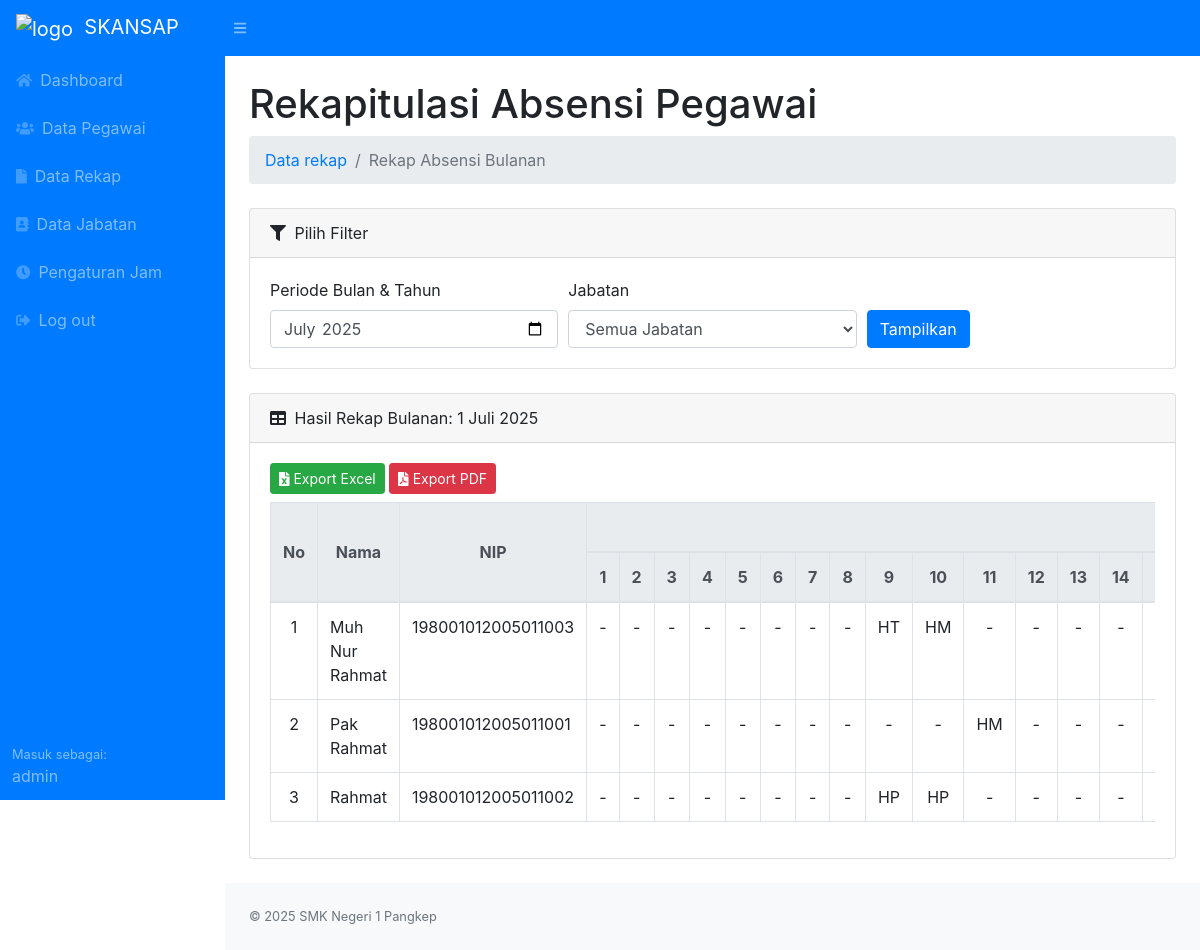
/rekap.php (signed in), run on the app's committed database.
### tables this page shows
CREATE TABLE `pegawai` (
  `pegawai_id` int NOT NULL,
  `jabatan_id` int NOT NULL,
  `pegawai_rfid` varchar(30) NOT NULL,
  `pegawai_nama` varchar(50) NOT NULL,
  `pegawai_nip` varchar(18) NOT NULL,
  `pegawai_jeniskelamin` enum('M','F') NOT NULL,
  `pegawai_lahir` date NOT NULL,
  `pegawai_nomorhp` varchar(20) NOT NULL,
  `pegawai_alamat` varchar(500) NOT NULL,
  `pegawai_foto` varchar(255) NOT NULL,
  `pegawai_status` enum('1','0') NOT NULL DEFAULT '1'
);

### config/function.php (called while the page is built, shortened)
<?php
function format_hari_tanggal($waktu, $mode = false)
{
    $hari_array = array(
        'Minggu',
        'Senin',
        'Selasa',
        'Rabu',
        'Kamis',
        'Jumat',
        'Sabtu'
    );
    $hr = date('w', strtotime($waktu));
    $hari = $hari_array[$hr];
    $tanggal = date('j', strtotime($waktu));
    $bulan_array = array(
        1 => 'Januari',
        2 => 'Februari',
        3 => 'Maret',
        4 => 'April',
        5 => 'Mei',
        6 => 'Juni',
        7 => 'Juli',
        8 => 'Agustus',
        9 => 'September',
        10 => 'Oktober',
        11 => 'November',
        12 => 'Desember',
    );
    $bl = date('n', strtotime($waktu));
    $bulan = $bulan_array[$bl];
    $tahun = date('Y', strtotime($waktu));
    if($mode == TRUE)
    {
        return "$tanggal $bulan $tahun";
    }else{
        return "$hari, $tanggal $bulan $tahun";
    }
}

### rekap.php (the view, shortened to what this page needs)
<?php
$page = "Rekap Absensi";
require_once("./header.php");
$bulan_bulanan = $_POST['bulan'] ?? date('Y-m');
$pecah = explode("-", $bulan_bulanan);
$tahun = isset($pecah[0]) ? (int)$pecah[0] : (int)date('Y');
$bulan = isset($pecah[1]) ? (int)$pecah[1] : (int)date('m');
$jumlah_tanggal_pada_bulan = cal_days_in_month(CAL_GREGORIAN, $bulan, $tahun);
$where_jabatan_sql = '';
$rekap_bulanan = [];
$sql_rekap = "SELECT r.pegawai_id, DAY(r.rekap_tanggal) as tanggal, r.rekap_keterangan FROM rekap r JOIN pegawai p ON r.pegawai_id = p.pegawai_id WHERE MONTH(r.rekap_tanggal) = ? AND YEAR(r.rekap_tanggal) = ? " . $where_jabatan_sql;
$stmt_rekap = $koneksi->prepare($sql_rekap);
$bind_types = 'ii';
$bind_params = [&$bulan, &$tahun];
$stmt_rekap->bind_param($bind_types, ...$bind_params);
$stmt_rekap->execute();
$result_rekap = $stmt_rekap->get_result();
while ($row = $result_rekap->fetch_assoc()) {
    $rekap_bulanan[$row['pegawai_id']][$row['tanggal']] = $row;
}
?>
<div id="layoutSidenav_content">
    <main>
        <div class="container-fluid">
            <h1 class="mt-4">Rekapitulasi Absensi Pegawai</h1>
            <ol class="breadcrumb mb-4">
                <li class="breadcrumb-item"><a href="./data_rekap.php">Data rekap</a></li>
                <li class="breadcrumb-item active">Rekap Absensi Bulanan</li>
            </ol>
            <div class="card mb-4">
                <div class="card-header"><i class="fas fa-filter mr-1"></i> Pilih Filter</div>
                <div class="card-body">
                    <form action="rekap.php" method="POST">
                        <div class="form-row align-items-end">
                            <div class="col-md-4">
                                <label for="bulan">Periode Bulan & Tahun</label>
                                <input type="month" name="bulan" class="form-control" value="<?php echo $bulan_bulanan; ?>">
                            </div>
                            <div class="col-md-4">
                                <label for="jabatan_id">Jabatan</label>
                                <select name="jabatan_id" id="jabatan_id" class="form-control">
                                    <option value="semua">Semua Jabatan</option>
                                </select>
                            </div>
                            <div class="col-auto">
                                <button type="submit" class="btn btn-primary">Tampilkan</button>
                            </div>
                        </div>
                    </form>
                </div>
            </div>
            <div class="card mb-4">
                <div class="card-header"><i class="fas fa-table mr-1"></i>
                    Hasil Rekap Bulanan: <?php echo format_hari_tanggal("$tahun-$bulan-01", true); ?>
                </div>
                <div class="card-body">
                    <div class="table-responsive">
                        <button type="button" id="export_excel_button" class="btn btn-success btn-sm mb-2"><i class="fas fa-file-excel"></i> Export Excel</button>
                        <button type="button" id="export_pdf_button" class="btn btn-danger btn-sm mb-2"><i class="fas fa-file-pdf"></i> Export PDF</button>
                        <div id="rekap-bulanan-export">
                            <table id="employee_data" class="table table-bordered" style="width:100%;">
                                <thead class="thead-light text-center">
                                    <tr>
                                        <th rowspan="2" class="align-middle">No</th>
                                        <th rowspan="2" class="align-middle">Nama</th>
                                        <th rowspan="2" class="align-middle">NIP</th>
                                        <th colspan="<?php echo $jumlah_tanggal_pada_bulan; ?>">Tanggal</th>
                                    </tr>
                                    <tr>
                                        <?php for ($i = 1; $i <= $jumlah_tanggal_pada_bulan; $i++) echo "<th>$i</th>"; ?>
                                    </tr>
                                </thead>
                                <tbody>
                                    <?php
                                    $sql_pegawai = "SELECT p.pegawai_id, p.pegawai_nama, p.pegawai_nip FROM pegawai p WHERE 1=1 ";
                                    $sql_pegawai .= " ORDER BY p.pegawai_nama ASC";
                                    $query_pegawai = $koneksi->query($sql_pegawai);
                                    $no = 1;
                                    if($query_pegawai->num_rows > 0):
                                        while ($pegawai = $query_pegawai->fetch_assoc()):
                                        ?>
                                        <tr>
                                            <td class="text-center"><?php echo $no++; ?></td>
                                            <td><?php echo htmlspecialchars($pegawai['pegawai_nama']); ?></td>
                                            <td><?php echo htmlspecialchars($pegawai['pegawai_nip']); ?></td>
                                            <?php
                                            for ($i = 1; $i <= $jumlah_tanggal_pada_bulan; $i++) {
                                                $status_text = '-';
                                                if (isset($rekap_bulanan[$pegawai['pegawai_id']][$i])) {
                                                    switch ($rekap_bulanan[$pegawai['pegawai_id']][$i]['rekap_keterangan']) {
                                                        case 'Hadir Masuk': $status_text = 'HM'; break;
                                                        case 'Hadir Pulang': $status_text = 'HP'; break;
                                                        case 'Hadir Terlambat': $status_text = 'HT'; break;
                                                    }
                                                }
                                                echo "<td class='text-center'>$status_text</td>";
                                            }
                                            ?>
                                        </tr>
                                        <?php endwhile; ?>
                                    <?php else: ?>
                                        <tr><td colspan="<?php echo 4 + $jumlah_tanggal_pada_bulan; ?>" class="text-center">Tidak ada pegawai pada jabatan yang dipilih.</td></tr>
                                    <?php endif; ?>
                                </tbody>
                            </table>
                        </div>
                    </div>
                </div>
            </div>
        </div>
    </main>
    <?php require_once("./footer.php"); ?>

### header.php (shortened to what this page needs)
<?php
require_once("./config/function.php");
$username = $_SESSION['username'];
?>
<!DOCTYPE html>
<html lang="en">
<head>
    <link href="./assets/css/bootstrap.css" rel="stylesheet">
    <link href="./assets/css/dataTables.bootstrap4.min.css" rel="stylesheet">
</head>
<body class="sb-nav-fixed">
    <nav class="sb-topnav navbar navbar-expand navbar-dark bg-primary">
        <a class="navbar-brand" href="./"><img src="https://smkn1pangkep.sch.id/assets/media/logos/logo.png" alt="logo" style="width:40px;height:40px;">&nbsp; SKANSAP</a>
        <button class="btn btn-link btn-sm order-1 order-lg-0" id="sidebarToggle" href="#"><i
                class="fas fa-bars"></i></button>
    </nav>
    <div id="layoutSidenav">
        <div id="layoutSidenav_nav">
            <nav class="sb-sidenav accordion sb-sidenav-dark bg-primary" id="sidenavAccordion">
                <div class="sb-sidenav-menu">
                    <div class="nav">
                        <a class="nav-link <?php echo ($page == 'Dashboard') ? "active" : "" ?>" href="./">
                            <div class="sb-nav-link-icon"><i class="fas fa-home"></i></div>
                            Dashboard
                        </a>
                        <a class="nav-link <?php echo ($page == 'Data Pegawai') ? "active" : "" ?>"
                            href="./data_pegawai.php">
                            <div class="sb-nav-link-icon"><i class="fas fa-users"></i></div>
                            Data Pegawai
                        </a>
                        <a class="nav-link <?php echo ($page == 'Data Rekap') ? "active" : "" ?>"
                            href="./data_rekap.php">
                            <div class="sb-nav-link-icon"><i class="fas fa-file"></i></div>
                            Data Rekap
                        </a>
                            <a class="nav-link <?php echo ($page == 'Data Jabatan') ? "active" : "" ?>"
                            href="./data_jabatan.php">
                            <div class="sb-nav-link-icon"><i class="fas fa-address-book"></i></div>
                            Data Jabatan
                        </a>
                        <a class="nav-link <?php echo ($page == 'Pengaturan Jam') ? "active" : "" ?>"
                            href="./pengaturan_jam.php">
                            <div class="sb-nav-link-icon"><i class="fas fa-clock"></i></div>
                            Pengaturan Jam
                        </a>
                        <a class="nav-link" href="./auth/logout.php">
                            <div class="sb-nav-link-icon"><i class="fas fa-sign-out-alt"></i></div>
                            Log out
                        </a>
                    </div>
                </div>
                <div class="sb-sidenav-footer bg-primary">
                    <div class="small">Masuk sebagai:</div>
                    <?php echo $username; ?>
                </div>
            </nav>
        </div>

### footer.php (shortened to what this page needs)
    <footer class="py-4 bg-light mt-auto">
        <div class="container-fluid">
            <div class="d-flex align-items-center justify-content-between small">
                <div class="text-muted">  &copy; 2025 SMK Negeri 1 Pangkep</div>
            </div>
        </div>
    </footer>
</div>
</div>
</body>
</html>

### data on the page
pegawai: pegawai_nama "Muh Nur Rahmat", pegawai_nip "198001012005011003", status_text "-", status_text "HT", status_text "HM"
pegawai: pegawai_nama "Pak Rahmat", pegawai_nip "198001012005011001", status_text "-", status_text "HM"
pegawai: pegawai_nama "Rahmat", pegawai_nip "198001012005011002", status_text "-", status_text "HP"

### other printed values
$username "admin"
format_hari_tanggal("$tahun-$bulan-01", true) "1 Juli 2025"
